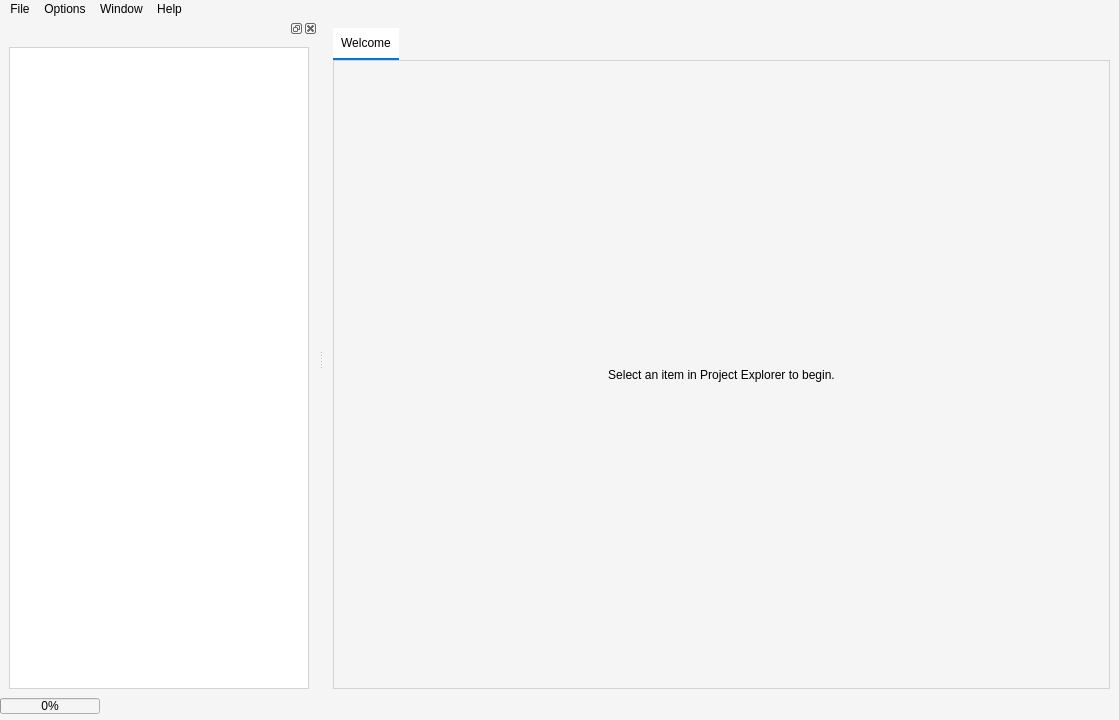
<?xml version="1.0" encoding="UTF-8"?>
<ui version="4.0">
 <class>MainWindow</class>
 <widget class="QMainWindow" name="MainWindow">
  <property name="geometry">
   <rect>
    <x>0</x>
    <y>0</y>
    <width>1119</width>
    <height>720</height>
   </rect>
  </property>
  <property name="windowTitle">
   <string>pAstroCORE</string>
  </property>
  <property name="windowIcon">
   <iconset resource="pastrocore_resources.qrc">
    <normaloff>:/main_icon/pAstroCORE_icon.png</normaloff>:/main_icon/pAstroCORE_icon.png</iconset>
  </property>
  <property name="styleSheet">
   <string>background-color: #f5f5f5; font-family: Arial;</string>
  </property>
  <widget class="QWidget" name="centralWidget">
   <layout class="QHBoxLayout" name="mainLayout">
    <item>
     <widget class="QTabWidget" name="tabContainer">
      <property name="styleSheet">
       <string>QTabWidget::pane { border: 1px solid #d3d3d3; background: #ffffff; }
               QTabBar::tab { background: #e0e0e0; padding: 8px; }
               QTabBar::tab:selected { background: #ffffff; border-bottom: 2px solid #0078d7; }</string>
      </property>
      <widget class="QWidget" name="tabWelcome">
       <attribute name="title">
        <string>Welcome</string>
       </attribute>
       <layout class="QVBoxLayout" name="welcomeLayout">
        <item>
         <widget class="QLabel" name="welcomeLabel">
          <property name="text">
           <string>Select an item in Project Explorer to begin.</string>
          </property>
          <property name="alignment">
           <set>Qt::AlignmentFlag::AlignCenter</set>
          </property>
         </widget>
        </item>
       </layout>
      </widget>
     </widget>
    </item>
   </layout>
  </widget>
  <widget class="QMenuBar" name="menuBar">
   <property name="geometry">
    <rect>
     <x>0</x>
     <y>0</y>
     <width>1119</width>
     <height>20</height>
    </rect>
   </property>
   <property name="nativeMenuBar">
    <bool>false</bool>
   </property>
   <widget class="QMenu" name="menuFile">
    <property name="tearOffEnabled">
     <bool>false</bool>
    </property>
    <property name="title">
     <string>File</string>
    </property>
    <addaction name="actionNewProject"/>
    <addaction name="separator"/>
    <addaction name="actionOpenProject"/>
    <addaction name="separator"/>
    <addaction name="actionSaveProject"/>
    <addaction name="actionSave_Project_As"/>
    <addaction name="separator"/>
    <addaction name="actionImport_Observation"/>
    <addaction name="actionExport_Observation"/>
    <addaction name="separator"/>
    <addaction name="actionExit"/>
   </widget>
   <widget class="QMenu" name="menuOptions">
    <property name="title">
     <string>Options</string>
    </property>
    <addaction name="actionPreferences"/>
    <addaction name="separator"/>
    <addaction name="actionSource_Catalog_Manager"/>
    <addaction name="actionTelescope_Catalog_Manager"/>
   </widget>
   <widget class="QMenu" name="menuHelp">
    <property name="title">
     <string>Help</string>
    </property>
    <addaction name="actionAbout"/>
   </widget>
   <widget class="QMenu" name="menuWindow">
    <property name="title">
     <string>Window</string>
    </property>
    <addaction name="actionProject_Explorer"/>
   </widget>
   <addaction name="menuFile"/>
   <addaction name="menuOptions"/>
   <addaction name="menuWindow"/>
   <addaction name="menuHelp"/>
  </widget>
  <widget class="QStatusBar" name="statusBar">
   <property name="autoFillBackground">
    <bool>false</bool>
   </property>
   <widget class="QProgressBar" name="progressBar">
    <property name="geometry">
     <rect>
      <x>0</x>
      <y>0</y>
      <width>100</width>
      <height>16</height>
     </rect>
    </property>
    <property name="maximumSize">
     <size>
      <width>200</width>
      <height>16</height>
     </size>
    </property>
    <property name="visible">
     <bool>false</bool>
    </property>
    <property name="value">
     <number>0</number>
    </property>
   </widget>
  </widget>
  <widget class="QDockWidget" name="dockWidget">
   <attribute name="dockWidgetArea">
    <number>1</number>
   </attribute>
   <widget class="QWidget" name="dockWidgetContents">
    <layout class="QHBoxLayout" name="horizontalLayout">
     <item>
      <widget class="QTreeView" name="projectExplorer">
       <property name="minimumSize">
        <size>
         <width>300</width>
         <height>0</height>
        </size>
       </property>
       <property name="styleSheet">
        <string>border: 1px solid #d3d3d3; background-color: #ffffff;</string>
       </property>
       <property name="headerHidden">
        <bool>false</bool>
       </property>
      </widget>
     </item>
    </layout>
   </widget>
  </widget>
  <action name="actionNewProject">
   <property name="icon">
    <iconset theme="QIcon::ThemeIcon::DocumentNew"/>
   </property>
   <property name="text">
    <string>New Project</string>
   </property>
  </action>
  <action name="actionOpenProject">
   <property name="icon">
    <iconset theme="QIcon::ThemeIcon::DocumentOpen"/>
   </property>
   <property name="text">
    <string>Open Project</string>
   </property>
  </action>
  <action name="actionSaveProject">
   <property name="icon">
    <iconset theme="QIcon::ThemeIcon::DocumentSave"/>
   </property>
   <property name="text">
    <string>Save Project</string>
   </property>
  </action>
  <action name="actionExit">
   <property name="text">
    <string>Exit</string>
   </property>
   <property name="menuRole">
    <enum>QAction::MenuRole::QuitRole</enum>
   </property>
  </action>
  <action name="actionPreferences">
   <property name="icon">
    <iconset theme="QIcon::ThemeIcon::DocumentProperties"/>
   </property>
   <property name="text">
    <string>Preferences...</string>
   </property>
  </action>
  <action name="actionAbout">
   <property name="text">
    <string>About</string>
   </property>
  </action>
  <action name="actionProject_Explorer">
   <property name="checkable">
    <bool>true</bool>
   </property>
   <property name="checked">
    <bool>true</bool>
   </property>
   <property name="text">
    <string>Project Explorer</string>
   </property>
  </action>
  <action name="actionSource_Catalog_Manager">
   <property name="text">
    <string>Source Catalog Manager</string>
   </property>
  </action>
  <action name="actionTelescope_Catalog_Manager">
   <property name="text">
    <string>Telescope Catalog Manager</string>
   </property>
  </action>
  <action name="actionSave_Project_As">
   <property name="icon">
    <iconset theme="QIcon::ThemeIcon::DocumentSaveAs"/>
   </property>
   <property name="text">
    <string>Save Project As...</string>
   </property>
  </action>
  <action name="actionImport_Observation">
   <property name="text">
    <string>Import Observation</string>
   </property>
  </action>
  <action name="actionExport_Observation">
   <property name="text">
    <string>Export Observation</string>
   </property>
  </action>
 </widget>
 <tabstops>
  <tabstop>tabContainer</tabstop>
  <tabstop>projectExplorer</tabstop>
 </tabstops>
 <resources>
  <include location="pastrocore_resources.qrc"/>
 </resources>
 <connections>
  <connection>
   <sender>actionExit</sender>
   <signal>triggered()</signal>
   <receiver>MainWindow</receiver>
   <slot>close()</slot>
   <hints>
    <hint type="sourcelabel">
     <x>-1</x>
     <y>-1</y>
    </hint>
    <hint type="destinationlabel">
     <x>559</x>
     <y>359</y>
    </hint>
   </hints>
  </connection>
  <connection>
   <sender>actionProject_Explorer</sender>
   <signal>toggled(bool)</signal>
   <receiver>dockWidget</receiver>
   <slot>setVisible(bool)</slot>
   <hints>
    <hint type="sourcelabel">
     <x>-1</x>
     <y>-1</y>
    </hint>
    <hint type="destinationlabel">
     <x>158</x>
     <y>360</y>
    </hint>
   </hints>
  </connection>
 </connections>
</ui>
